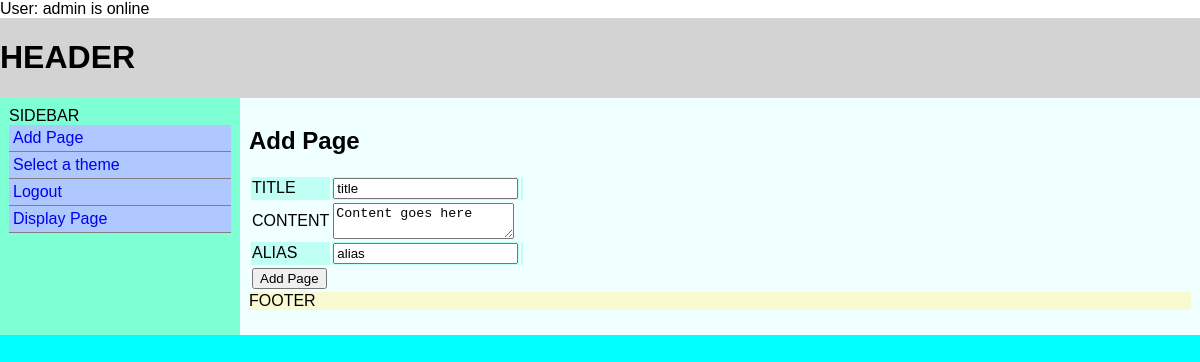
/index.php?q=add/page (signed in), run on the app's committed database.
### tables this page shows
CREATE TABLE IF NOT EXISTS `routes` (
  `routeid` int(11) NOT NULL AUTO_INCREMENT,
  `action` varchar(100) NOT NULL,
  `type` varchar(100) DEFAULT NULL,
  `id` tinyint(1) DEFAULT NULL,
  `mod_name` varchar(256) NOT NULL,
  `mod_real_name` varchar(256) NOT NULL,
  `mod_desc` mediumtext NOT NULL,
  `status` tinyint(1) NOT NULL,
  `tier` tinyint(4) NOT NULL,
  PRIMARY KEY (`routeid`)
);

CREATE TABLE IF NOT EXISTS `themes` (
  `tid` int(11) NOT NULL AUTO_INCREMENT,
  `theme_machine_name` varchar(255) DEFAULT NULL,
  `theme_display_name` varchar(255) DEFAULT NULL,
  `theme_desc` text NOT NULL,
  `status` tinyint(1) DEFAULT NULL,
  PRIMARY KEY (`tid`)
);

### index.php (called while the page is built, shortened)
<?php
include ("includes/bootstrap.php");
boot();
?>

### includes/classes/class_db.php (called while the page is built, shortened)
<?php
class DB
{
    protected $dbo;
    public function __construct()
    {
        try {
            $this->dbo = new PDO("mysql:host=" . DB_HOST . ";dbname=" . DB_NAME, DB_USER, DB_PASSWORD);
        }
        catch(PDOException $e)
        {
            $this->dbo = $e->errorInfo;
        }
    }
    public function GetActiveTheme()
    {
        $dbo = $this->dbo;
        $stmt = $dbo->prepare("SELECT theme_machine_name FROM themes WHERE status = 1 LIMIT 1");
        $result = $stmt->execute(array());
        if ($result)
        {
            $theme_machine_name = $stmt->fetch();
            return $theme_machine_name['theme_machine_name'];
        }
        return False;
    }
    public function GetSidebarItems()
    {
        $dbo = $this->dbo;
        $sql = "SELECT action,type,mod_real_name,tier FROM routes WHERE status=1";
        $stmt = $dbo->prepare($sql);
        $result  = $stmt->execute(array());
        if ($result)
        {
            $items = $stmt->fetchAll(PDO::FETCH_ASSOC);
            return $items;
        }
    }
}
?>

### includes/classes/class_theme.php (the view, shortened to what this page needs)
<?php
class Theme
{
    public static function GetActiveTheme()
    {
        $db = new DB();
        $theme = $db->GetActiveTheme();
        $theme_path = "themes/".$theme;
        if (is_dir($theme_path))
        {
            if (is_readable($theme_path."/theme.html"))
            {
                return True;
            }
        }
    }
    public static function RenderMainNavMenu()
    {
        $db = new DB();
        $items = $db->GetSidebarItems();
        $html = "<ul id='main-nav' class='nav'>";
        foreach ($items as $item)
        {
            if ((Security::IsLoggedIn()== True) and ($item['action']=='login')) continue;
            $html .= "<li class='nav-item'>";
            $html.= "<a class='nav-link' href='".CMS_BASE_URI."?q=".$item['action'];
            if ($item['type']!=null)
            {
                $html.="/".$item['type'];
            }
            $html.="'>".$item['mod_real_name']."</a>";
        }
        $html.="</ul>";
        return $html;
    }
}

### themes/default/style.css (style rules this page uses)
* { box-sizing: border-box; }
body { margin: auto; font-family: Arial, helvetica, sans-serif; }
#container-outer { width: 100%; background-color: aqua; height: 100%; margin: 0px; }
#header { width: 100%; background-color: lightgray; overflow: hidden; }
.flex { display: flex; }
#container-inner { width: 100%; overflow: auto; }
#sidebar { width: 20%; background-color: aquamarine; float: left; display: block; padding: 9px; }
.nav { list-style: none; text-decoration: none; margin: 0; padding: 0; }
.nav-link { text-decoration: none; border-bottom: 1px solid gray; display: block; padding: 4px; }
.nav-link:link, .nav-link:visited { display: block; background: #afc8ff; }
#content { width: 80%; background-color: azure; float: right; display: block; padding: 9px; }
#footer { width: 100%; background-color: lightgoldenrodyellow; clear: both; overflow: hidden; }

### data on the page
routes: mod_real_name "Add Page"
routes: mod_real_name "Select a theme"
routes: mod_real_name "Logout"
routes: mod_real_name "Display Page"
themes: theme_machine_name "FOOTER"

### other printed values
$_SESSION['username'] "admin"
$GLOBALS['content'] "Add Page"
